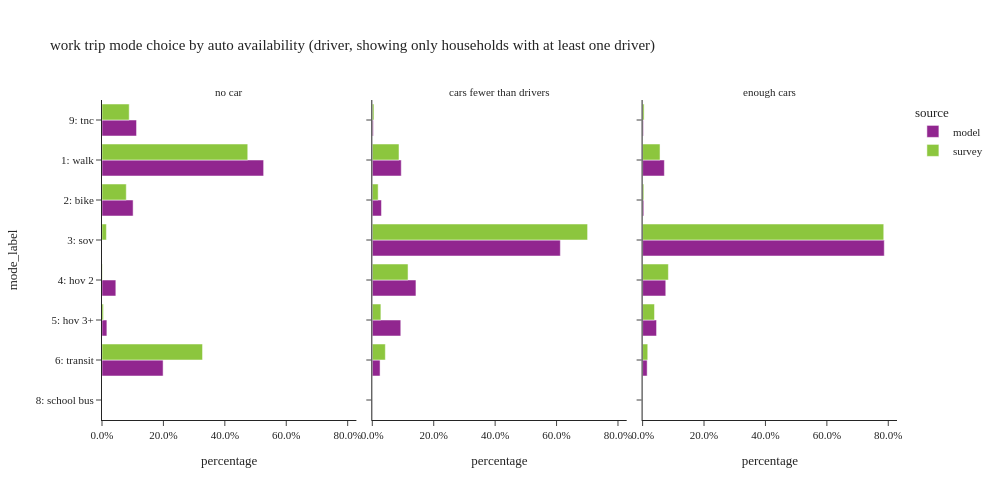

Here is the notebook cell this chart was saved with:
### Code cell
plot_mode_choice(wk_trip.filter(pl.col('auto_available_driver') != "no dirver"), "auto_available_driver",
                 {"auto_available_driver": ["no car", "cars fewer than drivers", "enough cars"],
                  "mode_label": ["1: walk", "2: bike", "3: sov", "4: hov 2", "5: hov 3+", "6: transit",
                                 "8: school bus", "9: other-survey only"]},
                 "auto availability (driver, showing only households with at least one driver)", 3, 500, 1000)

### Figure 1 — Plotly figure (JSON) as saved in the notebook; plotly's stock layout.template omitted (floating-point values rounded to 4 significant figures)
{"data": [{"alignmentgroup": "True", "customdata": [[28641], [5512], [2451], [865], [10826], [6121]], "hovertemplate": "source=model<br>auto_available_driver=no car<br>percentage=%{x}<br>mode_label=%{y}<br>sample count=%{customdata[0]}<extra></extra>", "legendgroup": "model", "marker": {"color": "#91268F", "pattern": {"shape": ""}}, "name": "model", "offsetgroup": "model", "orientation": "h", "showlegend": true, "textposition": "auto", "type": "bar", "x": [0.5263, 0.1013, 0.04504, 0.0159, 0.1989, 0.1125], "xaxis": "x", "y": ["1: walk", "2: bike", "4: hov 2", "5: hov 3+", "6: transit", "9: tnc"], "yaxis": "y"}, {"alignmentgroup": "True", "customdata": [[14], [106], [35], [7], [2], [2], [94], [7]], "hovertemplate": "source=survey<br>auto_available_driver=no car<br>percentage=%{x}<br>mode_label=%{y}<br>sample count=%{customdata[0]}<extra></extra>", "legendgroup": "survey", "marker": {"color": "#8CC63E", "pattern": {"shape": ""}}, "name": "survey", "offsetgroup": "survey", "orientation": "h", "showlegend": true, "textposition": "auto", "type": "bar", "x": [0.01021, 0.4746, 0.07905, 0.01439, 0.001062, 0.004732, 0.3274, 0.08859], "xaxis": "x", "y": [null, "1: walk", "2: bike", "3: sov", "4: hov 2", "5: hov 3+", "6: transit", "9: tnc"], "yaxis": "y"}, {"alignmentgroup": "True", "customdata": [[59540], [18821], [386563], [89734], [58555], [15976], [24], [2126]], "hovertemplate": "source=model<br>auto_available_driver=cars fewer than drivers<br>percentage=%{x}<br>mode_label=%{y}<br>sample count=%{customdata[0]}<extra></extra>", "legendgroup": "model", "marker": {"color": "#91268F", "pattern": {"shape": ""}}, "name": "model", "offsetgroup": "model", "orientation": "h", "showlegend": false, "textposition": "auto", "type": "bar", "x": [0.09431, 0.02981, 0.6123, 0.1421, 0.09275, 0.0253, 3.801e-05, 0.003367], "xaxis": "x2", "y": ["1: walk", "2: bike", "3: sov", "4: hov 2", "5: hov 3+", "6: transit", "8: school bus", "9: tnc"], "yaxis": "y2"}, {"alignmentgroup": "True", "customdata": [[5], [97], [56], [345], [61], [18], [81], [3]], "hovertemplate": "source=survey<br>auto_available_driver=cars fewer than drivers<br>percentage=%{x}<br>mode_label=%{y}<br>sample count=%{customdata[0]}<extra></extra>", "legendgroup": "survey", "marker": {"color": "#8CC63E", "pattern": {"shape": ""}}, "name": "survey", "offsetgroup": "survey", "orientation": "h", "showlegend": false, "textposition": "auto", "type": "bar", "x": [0.0007809, 0.08694, 0.01906, 0.701, 0.1164, 0.02797, 0.04247, 0.00538], "xaxis": "x2", "y": [null, "1: walk", "2: bike", "3: sov", "4: hov 2", "5: hov 3+", "6: transit", "9: tnc"], "yaxis": "y2"}, {"alignmentgroup": "True", "customdata": [[104017], [5629], [1155365], [110787], [66696], [21816], [5], [3815]], "hovertemplate": "source=model<br>auto_available_driver=enough cars<br>percentage=%{x}<br>mode_label=%{y}<br>sample count=%{customdata[0]}<extra></extra>", "legendgroup": "model", "marker": {"color": "#91268F", "pattern": {"shape": ""}}, "name": "model", "offsetgroup": "model", "orientation": "h", "showlegend": false, "textposition": "auto", "type": "bar", "x": [0.07085, 0.003834, 0.787, 0.07546, 0.04543, 0.01486, 3.406e-06, 0.002599], "xaxis": "x3", "y": ["1: walk", "2: bike", "3: sov", "4: hov 2", "5: hov 3+", "6: transit", "8: school bus", "9: tnc"], "yaxis": "y3"}, {"alignmentgroup": "True", "customdata": [[14], [146], [32], [1245], [73], [40], [73], [4]], "hovertemplate": "source=survey<br>auto_available_driver=enough cars<br>percentage=%{x}<br>mode_label=%{y}<br>sample count=%{customdata[0]}<extra></extra>", "legendgroup": "survey", "marker": {"color": "#8CC63E", "pattern": {"shape": ""}}, "name": "survey", "offsetgroup": "survey", "orientation": "h", "showlegend": false, "textposition": "auto", "type": "bar", "x": [0.009661, 0.05671, 0.00399, 0.7853, 0.08394, 0.03875, 0.01677, 0.004926], "xaxis": "x3", "y": [null, "1: walk", "2: bike", "3: sov", "4: hov 2", "5: hov 3+", "6: transit", "9: tnc"], "yaxis": "y3"}], "layout": {"annotations": [{"font": {}, "showarrow": false, "text": "no car", "x": 0.16, "xanchor": "center", "xref": "paper", "y": 1.0, "yanchor": "bottom", "yref": "paper"}, {"font": {}, "showarrow": false, "text": "cars fewer than drivers", "x": 0.5, "xanchor": "center", "xref": "paper", "y": 1.0, "yanchor": "bottom", "yref": "paper"}, {"font": {}, "showarrow": false, "text": "enough cars", "x": 0.84, "xanchor": "center", "xref": "paper", "y": 1.0, "yanchor": "bottom", "yref": "paper"}], "barmode": "group", "height": 500, "legend": {"title": {"text": "source"}, "tracegroupgap": 0}, "title": {"text": "work trip mode choice by auto availability (driver, showing only households with at least one driver)"}, "width": 1000, "xaxis": {"anchor": "y", "domain": [0.0, 0.32], "tickformat": ".1%", "title": {"text": "percentage"}}, "xaxis2": {"anchor": "y2", "domain": [0.34, 0.66], "matches": "x", "tickformat": ".1%", "title": {"text": "percentage"}}, "xaxis3": {"anchor": "y3", "domain": [0.68, 1.0], "matches": "x", "tickformat": ".1%", "title": {"text": "percentage"}}, "yaxis": {"anchor": "x", "categoryarray": ["9: other-survey only", "8: school bus", "6: transit", "5: hov 3+", "4: hov 2", "3: sov", "2: bike", "1: walk"], "categoryorder": "array", "domain": [0.0, 1.0], "title": {"text": "mode_label"}}, "yaxis2": {"anchor": "x2", "domain": [0.0, 1.0], "matches": "y", "showticklabels": false}, "yaxis3": {"anchor": "x3", "domain": [0.0, 1.0], "matches": "y", "showticklabels": false}}}
